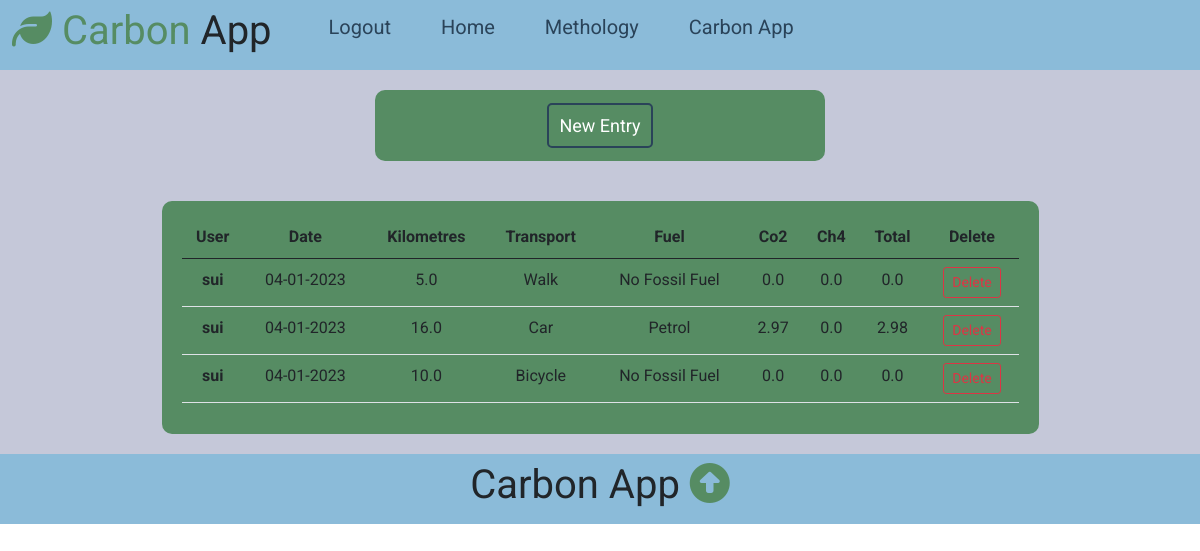
Page /carbon_app/your_data (signed in) on the committed database.
### capp/models.py (models this page shows)
class User(db.Model, UserMixin):
    __tablename__ = "user_table"
    id = db.Column(db.Integer, primary_key=True)
    username = db.Column(db.String(30), unique=True, nullable=False)
    email = db.Column(db.String(120), unique=True, nullable=False)
    password = db.Column(db.String(60), nullable=False)
    transport = db.relationship('Transport', backref='author', lazy=True)

### capp/carbon_app/routes.py (the view)
@carbon_app.route('/carbon_app/your_data')
@login_required
def your_data():
    entries = Transport.query.filter_by(author=current_user). \
        filter(Transport.date> (datetime.now() - timedelta(days=5))).\
        order_by(Transport.date.desc()).order_by(Transport.transport.asc()).all()
    return render_template('carbon_app/your_data.html', title='your_data', entries=entries)

### capp/models.py (called while the page is built)
@login_manager.user_loader
def load_user(user_id):
    return User.query.get(int(user_id))

### capp/templates/carbon_app/your_data.html (shortened to what this page needs)
{% extends "layout.html" %}
{% block content %}
    <section class="main_menu">
      <div class="container">
          <div class="box">
              <div class="container_buttons_links_main_menu">
                  <div class="btn">
                      <a href="{{ url_for('carbon_app.carbon_app_home') }}" class="btn_carbon_app_new_entry_main">New Entry</a>
                  </div>
              </div>
          </div>
      </div>
    </section>
    <section class="table_main">
    <div class="container">
        <div class="box">
            <table class="table">
                <thead class="thead-dark">
                    <tr>
                        <th scope="col">User</th>
                        <th scope="col">Date</th>
                        <th scope="col">Kilometres</th>
                        <th scope="col">Transport</th>
                        <th scope="col">Fuel</th>
                        <th scope="col">Co2</th>
                        <th scope="col">Ch4</th>
                        <th scope="col">Total</th>
                        <th scope="col">Delete</th>
                    </tr>
                </thead>
                <tbody>
                    {% for entry in entries %}
                        <tr>
                            <th scope="row">{{ current_user.username }}</th>
                            <td>{{ entry.date.strftime("%m-%d-%Y") }}</td>
                            <td>{{ entry.kms }}</td>
                            <td>{{ entry.transport }}</td>
                            <td>{{ entry.fuel }}</td>
                            <td>{{ entry.co2 }}</td>
                            <td>{{ entry.ch4 }}</td>
                            <td>{{ entry.total }}</td>
                            <td><a href="{{ url_for('carbon_app.delete_emission', entry_id = entry.id) }}" class="btn btn-outline-danger btn-sm">Delete</a></td>
                        </tr>
                    {% endfor %}
                </tbody>
            </table>
        </div>
    </div>
    </section>
{% endblock content %}

### capp/templates/layout.html (shortened to what this page needs)
<!DOCTYPE html>
<html>
    <head>
      <link rel="stylesheet" href="https://cdnjs.cloudflare.com/ajax/libs/font-awesome/6.2.1/css/all.min.css" />
      <link
      href="https://cdn.jsdelivr.net/npm/bootstrap@5.0.1/dist/css/bootstrap.min.css"
      rel="stylesheet"
      />
      <link
        rel="stylesheet"
        href="https://cdn.jsdelivr.net/npm/bootstrap-icons@1.3.0/font/bootstrap-icons.css"
      />
      <link rel="stylesheet" type="text/css" href="{{ url_for('static', filename='layout.css') }}">
      <link rel="stylesheet" type="text/css" href="{{ url_for('static', filename='home.css') }}">
      <link rel="stylesheet" type="text/css" href="{{ url_for('static', filename='methodology.css') }}">
      <link rel="stylesheet" type="text/css" href="{{ url_for('static', filename='carbon_app.css') }}">
      <link rel="stylesheet" type="text/css" href="{{ url_for('static', filename='user.css') }}">
    </head>
    <body>
        <section class="section_carbon_app_navbar">
          <div class="container">
            <div class="carbon_app_navbar">
              <h1 class="logo">
                <span class="text-logo"><i class="fa-solid fa-leaf"></i> Carbon</span> App
              </h1>
              {% if current_user.is_authenticated %}
              <nav>
                <ul>
                    <li>
                      <a href="{{url_for('users.logout')}}">Logout</a>
                    </li>
                    <li>
                        <a href="{{url_for('home.home_home')}}">Home</a>
                    </li>
                    <li>
                        <a href="{{url_for('methodology.methodology_home')}}">Methology</a>
                    </li>
                    <li>
                        <a href="{{url_for('carbon_app.carbon_app_home')}}">Carbon App</a>
                    </li>
                </ul>
              </nav>
              {% endif %}
            </div>
          </div>
        </section>
        {% block content %} {% endblock %}
        <section class="section_footer">
          <div class="container">
            <div class="footer">
              <h1>
                Carbon App
                <a href="#">
                  <i class="fa-solid fa-circle-up" style="color: #568c63"></i>
                </a>
              </h1>
            </div>
          </div>
        </section>
    </body>
</html>

### capp/static/layout.css (style rules this page uses)
* { box-sizing: border-box; padding: 0; margin: 0; }
body { font-family: 'Roboto', sans-serif; background: #fff; line-height: 1.6; }
.container { margin: auto; max-width: 1320px; }
ul { list-style: none; font-size: 400; }
a { color: #333; text-decoration: none; }
h1, h2 { font-weight: 400; line-height: 1.2; }
.section_carbon_app_navbar { background-color:#8bbbd9; }
.carbon_app_navbar { display: flex; flex-direction: row; justify-content: flex-start; height: 70px; align-items: center; background-color: #8bbbd9; padding: 0 0px; }
.carbon_app_navbar a { color: #2a4359; padding: 10px 20px; margin: 0 5px; font-size: 20px; text-decoration: none; }
.carbon_app_navbar ul { display: flex; flex-direction: row; }
.carbon_app_navbar .logo { font-weight: 400; }
.text-logo { color: #568c63; }
.section_footer { background-color:#8bbbd9; }
.footer { display: flex; flex-direction: row; justify-content: center; height: 70px; align-items: center; background-color: #8bbbd9; padding: 0 0px; }

### capp/static/carbon_app.css (style rules this page uses)
.btn_carbon_app_new_entry_main { padding: 10px 10px; margin: 10px 10px 10px 10px; color: #fff; border-radius: 5px; text-decoration: none; font-size: 18px; background-color: #568c63; border: 2px solid #2a4359; }
.table_main { display: flex; background: #c5c8d9; }
.table_main .container { display: flex; background: #c5c8d9; }
.table_main .container { display: flex; align-items: start; justify-content: space-between; }
.table_main .container .box { flex: 1; background: #c5c8d9; border-radius: 2px; margin: 20px 10px; padding: 15px 20px; text-align:center; }
.table_main .container .box:nth-of-type(2) { flex-grow:6; background: #568c63; border-radius: 10px; margin: 20px 10px; padding: 15px 20px; text-align:center; }
.main_menu { display: flex; background: #c5c8d9; }
.main_menu .container { display: flex; background: #c5c8d9; }
.main_menu .container { display: flex; align-items: start; justify-content: space-between; }
.main_menu .container .box { flex: 1; background: #c5c8d9; border-radius: 2px; margin: 20px 10px; padding: 15px 20px; text-align:center; }
.main_menu .container .box:nth-of-type(2) { flex-grow:6; max-width: 450px; background: #568c63; border-radius: 10px; margin: 20px 10px; padding: 15px 20px; text-align:center; }
.container_buttons_links_main_menu { display: flex; justify-content: center; align-items: center; flex-wrap:wrap; }

### rows in the picture
User: username "sui" "sui" "sui"

### other values in the picture
{{ entry.date.strftime("%m-%d-%Y") }} "04-01-2023" "04-01-2023" "04-01-2023"
{{ entry.kms }} "5.0" "16.0" "10.0"
{{ entry.transport }} "Walk" "Car" "Bicycle"
{{ entry.fuel }} "No Fossil Fuel" "Petrol" "No Fossil Fuel"
{{ entry.co2 }} "0.0" "2.97" "0.0"
{{ entry.ch4 }} "0.0" "0.0" "0.0"
{{ entry.total }} "0.0" "2.98" "0.0"
